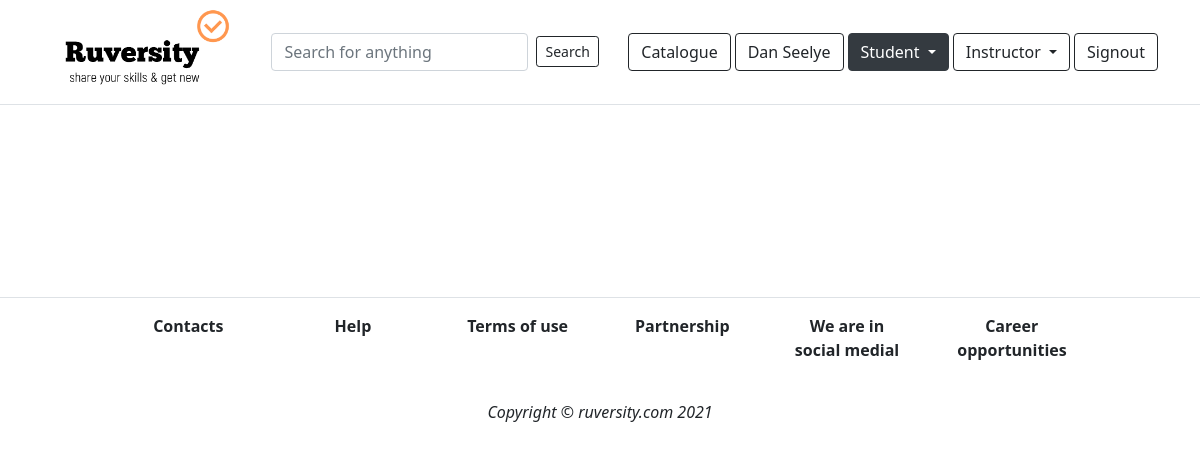
Page /mycourses/ (signed in) on the earlier database version.
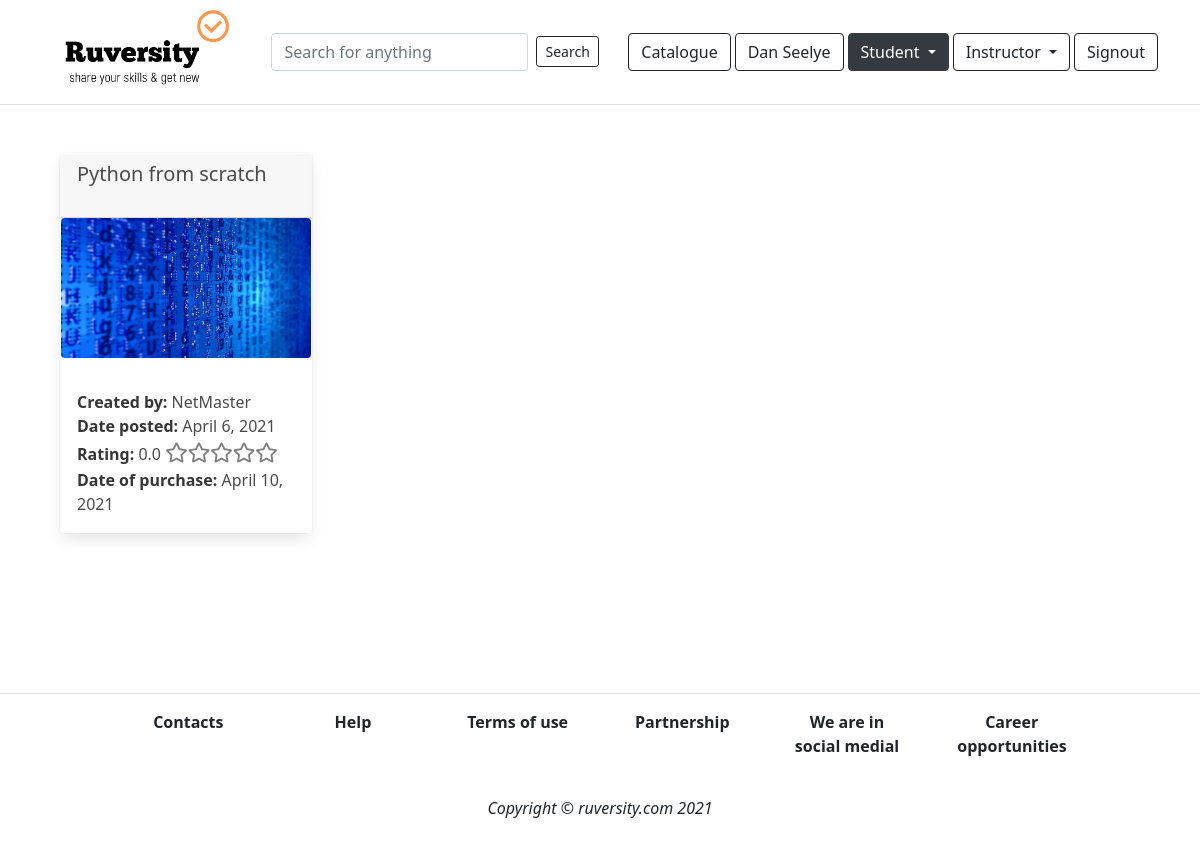
Same page on the later database version.
### app_content/models.py (models this page shows, shortened)
class Transaction(models.Model):
    course = models.ForeignKey(MainSubject, on_delete=models.DO_NOTHING)
    buyer = models.ForeignKey(User, on_delete=models.DO_NOTHING)
    date_bought = models.DateField(auto_now_add=True)
    paid_amount = models.FloatField(null=True)

class MainSubject(models.Model):
    category = models.ForeignKey(Category, on_delete=models.DO_NOTHING)
    title = models.CharField(max_length=100)
    description = models.TextField(null=True)
    prerequisite = models.TextField(null=True)
    date_posted = models.DateField(auto_now_add=True)
    thumbnail_file = models.FileField(upload_to='uploads')
    author = models.ForeignKey(User, on_delete=models.DO_NOTHING)
    price = models.ForeignKey(Price, on_delete=models.DO_NOTHING)
    language = models.ForeignKey(Language, on_delete=models.DO_NOTHING)
    percent = models.CharField(max_length=50, default='0%')
    total = models.IntegerField(default=0)  # Общее число баллов
    quantity = models.IntegerField(default=0)  # Кол-во оценок
    av_rating = models.DecimalField(
        max_digits=3, decimal_places=1, default=0)  # average rating
    transactions = models.IntegerField(default=0)
    ready = models.BooleanField(default=False)
    checked = models.BooleanField(default=False)
    blocked = models.BooleanField(default=False)
    discount_programs = models.BooleanField(default=True)

### app_mycourses/views.py (the view)
# urls.py: path('', views.mycourses, name='mycourses'),
def mycourses(request):
    if request.user.is_authenticated:
        my_courses = Transaction.objects.filter(buyer=request.user)
        paginator = Paginator(my_courses, 8)
        page = request.GET.get('page')
        paged_my_courses = paginator.get_page(page)
        context = {
            'my_courses': paged_my_courses
        }
        return render(request, 'mycourses/mycourses.html', context)
    else:
        return redirect('login')

### templates/mycourses/mycourses.html (shortened to what this page needs)
{% extends 'base.html' %}
{% load humanize %}
{% block content %}
<section class="section">
    <div class="container">
        <div class="row">
            {% for course in my_courses %}
        <div class="col-sm-3">
            <div class="card mb-3" style="border-color: transparent;">
                <div class="card-header" style='height:4rem'>
                    <h5>{{course.course.title}}</h5>
                </div>
                    <a href="{% url 'subject_purchased' course.course.id %}">
                        <figure class="image is-16by9">
                            <img src="{{course.course.thumbnail_file.url}}" alt="Placeholder image" class='rounded-2 img-fluid'>
                        </figure>
                    </a>
                    <div class="card-body">
                        <div class="row">
                            <div class="col"><strong>Created by: </strong>{{course.course.author}}</div>
                        </div>
                        <div class="row">
                            <div class="col"><strong>Date posted: </strong>{{course.course.date_posted}}</div>
                        </div>
                        <div class="row">
                            <div class="col">
                                <strong>
                                    Rating:
                                </strong> {{course.course.av_rating}}
                                <div class="stars-outer">
                                </div>
                            </div>
                        </div>
                        <div class="row">
                            <div class="col">
                                <strong>Date of purchase:</strong> {{course.date_bought}}
                            </div>
                        </div>
                    </div>
                </div>
            </div>
            {% endfor %}
        </div>
    </div>
</section>
{% endblock %}

Differences in the rows shown:
added Transaction: course "Python from scratch", course.thumbnail_file (picture), course.author "NetMaster", course.date_posted "April 6, 2021", course.av_rating "0.0", date_bought "April 10, 2021"
